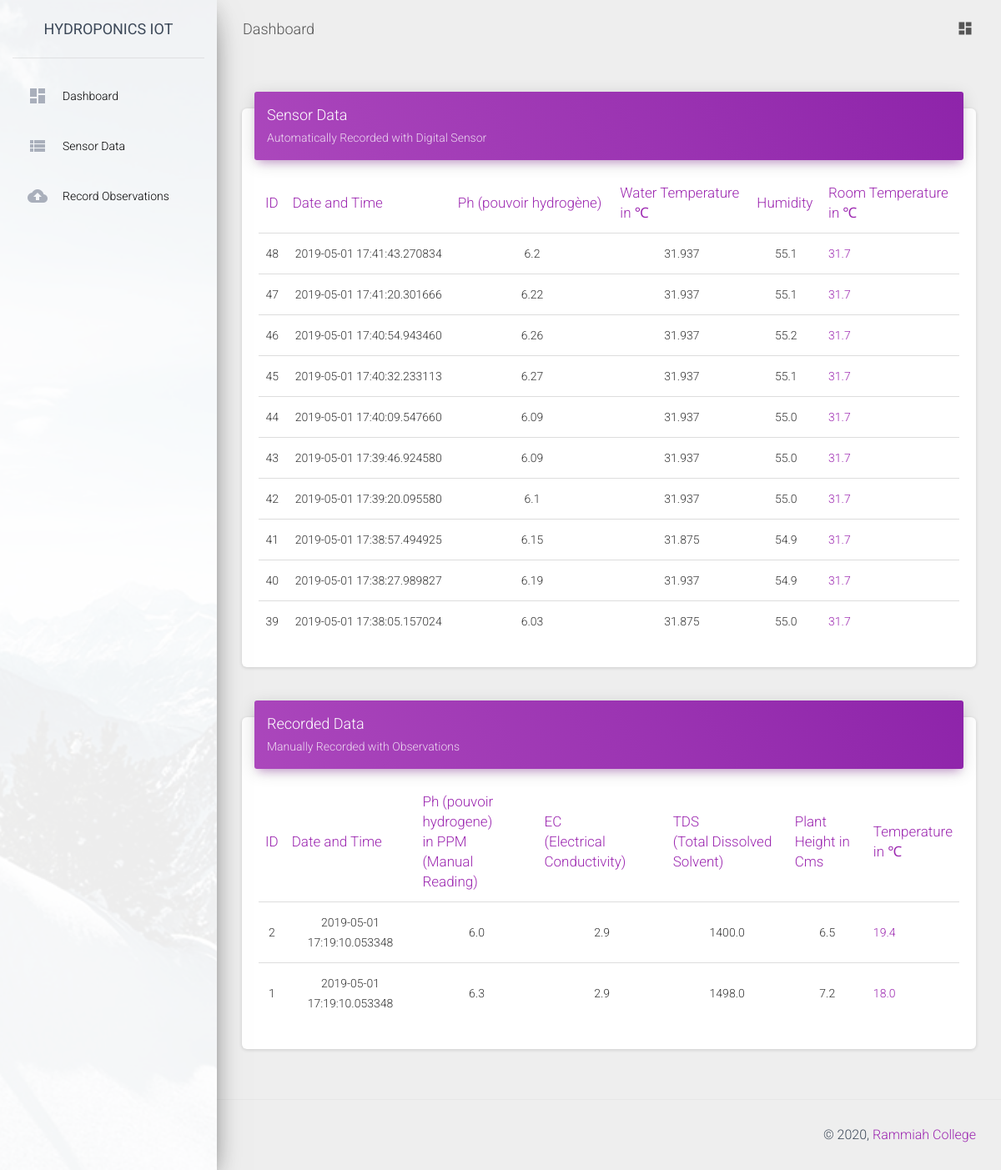
Page /dataintable on the committed database.
### main.py (models this page shows)
class autosensors(db.Model):
    id = db.Column(db.Integer, primary_key=True)
    datentime = db.Column(db.DateTime, default=datetime.datetime.now(pytz.timezone("Asia/Calcutta")))
    ph = db.Column(db.Float, nullable=True, default=0.00)
    water_temp = db.Column(db.Float, nullable=True, default=0.00)
    humidity = db.Column(db.Float, nullable=True, default=0.00)
    room_temp = db.Column(db.Float, nullable=True, default=0.00)

class manualobservations(db.Model):
    id = db.Column(db.Integer, primary_key=True)
    datentime = db.Column(db.DateTime, default=datetime.datetime.now(pytz.timezone("Asia/Calcutta")))
    ph_observation = db.Column(db.Float, nullable=True, default=0.00)
    ec_observation = db.Column(db.Float, nullable=True, default=0.00)
    tds_observation = db.Column(db.Float, nullable=True, default=0.00)
    plants_height = db.Column(db.Float, nullable=True, default=0.00)
    temperature = db.Column(db.Float, nullable=True, default=0.00)

### main.py (the view)
@app.route('/dataintable')
def showdata():
	autodata = autosensors.query.all()
	autodata.reverse()
	autodata = autodata[:10]
	manualdata = manualobservations.query.all()
	manualdata.reverse()
	manualdata = manualdata[:10]
	return render_template('tables.html',dataut=autodata,data=manualdata)

### templates/tables.html
{% extends "base.html" %}
{% block content %}
      <div class="content">
        <div class="container-fluid">
          <div class="row">
            <div class="col-md-12">
              <div class="card">
                <div class="card-header card-header-primary">
                  <h4 class="card-title ">Sensor Data</h4>
                  <p class="card-category">Automatically Recorded with Digital Sensor</p>
                </div>
                <div class="card-body">
                  <div class="table-responsive">
                    <table class="table">
                      <thead class=" text-primary">
                        <th align="center">ID</th>
                        <th align="center">Date and Time</th>
                        <th align="center">Ph (pouvoir hydrogène)</th>
                        <th align="center">Water Temperature </br> in &#8451;</th>
                        <th align="center">Humidity</th>
                        <th align="center">Room Temperature </br> in &#8451;</th>
                      </thead>
                      <tbody>
			{% for row in dataut %}
                        <tr>
                          <td align="center">{{ row.id }}</td>
                          <td align="center">{{ row.datentime }}</td>
                          <td align="center">{{ row.ph }}</td>
                          <td align="center">{{ row.water_temp }}</td>
                          <td align="center">{{ row.humidity }}</td>
                          <td class="text-primary">{{ row.room_temp }}</td>
                        </tr>
			{% endfor %}
                      </tbody>
                    </table>
                  </div>
                </div>
              </div>
            </div>
            <div class="col-md-12">
              <div class="card">
                <div class="card-header card-header-primary">
                  <h4 class="card-title ">Recorded Data</h4>
                  <p class="card-category">Manually Recorded with Observations</p>
                </div>
                <div class="card-body">
                  <div class="table-responsive">
                    <table class="table">
                      <thead class=" text-primary">
                        <th align="center">ID</th>
                        <th align="center">Date and Time</th>
                        <th align="center">Ph (pouvoir hydrogene)</br> in PPM </br> (Manual Reading)</th>
                        <th align="center">EC </br> (Electrical Conductivity)</th>
                        <th align="center">TDS </br> (Total Dissolved Solvent)</th>
                        <th align="center">Plant </br> Height in Cms</th>
                        <th align="center">Temperature </br> in &#8451;</th>
                      </thead>
                      <tbody>
                        {% for row in data %}
                        <tr>
                          <td align="center">{{ row.id }}</td>
                          <td align="center">{{ row.datentime }}</td>
                          <td align="center">{{ row.ph_observation }}</td>
                          <td align="center">{{ row.ec_observation }}</td>
                          <td align="center">{{ row.tds_observation }}</td>
                          <td align="center">{{ row.plants_height }}</td>
                          <td class="text-primary">{{ row.temperature }}</td>
                        </tr>
                        {% endfor %}
                      </tbody>
                    </table>
                  </div>
                </div>
              </div>
            </div>
          </div>
        </div>
      </div>
{% endblock %}

### templates/base.html (shortened to what this page needs)
<!DOCTYPE html>
<html lang="en">
<head>
  <link rel="stylesheet" href="https://maxcdn.bootstrapcdn.com/font-awesome/latest/css/font-awesome.min.css">
  <link href="../static/assets/css/material-dashboard.css?v=2.1.1" rel="stylesheet" />
  <link href="../static/assets/demo/demo.css" rel="stylesheet" />
</head>
<body class="">
  <div class="wrapper ">
    <div class="sidebar" data-color="purple" data-background-color="white" data-image="../static/assets/img/sidebar-1.jpg">
      <div class="logo">
        <a href="http://www.msrit.edu" class="simple-text logo-normal">
          Hydroponics IoT
        </a>
      </div>
      <div class="sidebar-wrapper">
        <ul class="nav">
          <li class="nav-item">
            <a class="nav-link" href="/">
              <i class="material-icons">dashboard</i>
              <p><font color="black">Dashboard</font></p>
            </a>
          </li>
          <li class="nav-item ">
            <a class="nav-link" href="/dataintable">
              <i class="material-icons">view_list</i>
              <p><font color="black">Sensor Data</font></p>
            </a>
          </li>
          <li class="nav-item ">
            <a class="nav-link" href="/recorddata">
              <i class="material-icons">cloud_upload</i>
              <p><font color="black">Record Observations</font></p>
            </a>
          </li>
        </ul>
      </div>
    </div>
        <div class="main-panel">
      <nav class="navbar navbar-expand-lg navbar-transparent navbar-absolute fixed-top ">
        <div class="container-fluid">
          <div class="navbar-wrapper">
            <a class="navbar-brand" href="/">Dashboard</a>
          </div>
          <div class="collapse navbar-collapse justify-content-end">
            <ul class="navbar-nav">
              <li class="nav-item">
                <a class="nav-link" href="/">
                  <i class="material-icons">dashboard</i>
                </a>
              </li>
            </ul>
          </div>
        </div>
      </nav>
      {% block content %}{% endblock %}
<footer class="footer">
        <div class="container-fluid">
          <div class="copyright float-right">
            &copy;
            ,
            <a href="https://www.msrit.edu" target="_blank">Rammiah College</a>
          </div>
        </div>
      </footer>
    </div>
  </div>
</body>
</html>

### rows in the picture
autosensors: id "48", datentime "2019-05-01 17:41:43.270834", ph "6.2", water_temp "31.937", humidity "55.1", room_temp "31.7"
autosensors: id "47", datentime "2019-05-01 17:41:20.301666", ph "6.22", water_temp "31.937", humidity "55.1", room_temp "31.7"
autosensors: id "46", datentime "2019-05-01 17:40:54.943460", ph "6.26", water_temp "31.937", humidity "55.2", room_temp "31.7"
autosensors: id "45", datentime "2019-05-01 17:40:32.233113", ph "6.27", water_temp "31.937", humidity "55.1", room_temp "31.7"
autosensors: id "44", datentime "2019-05-01 17:40:09.547660", ph "6.09", water_temp "31.937", humidity "55.0", room_temp "31.7"
autosensors: id "43", datentime "2019-05-01 17:39:46.924580", ph "6.09", water_temp "31.937", humidity "55.0", room_temp "31.7"
autosensors: id "42", datentime "2019-05-01 17:39:20.095580", ph "6.1", water_temp "31.937", humidity "55.0", room_temp "31.7"
autosensors: id "41", datentime "2019-05-01 17:38:57.494925", ph "6.15", water_temp "31.875", humidity "54.9", room_temp "31.7"
autosensors: id "40", datentime "2019-05-01 17:38:27.989827", ph "6.19", water_temp "31.937", humidity "54.9", room_temp "31.7"
autosensors: id "39", datentime "2019-05-01 17:38:05.157024", ph "6.03", water_temp "31.875", humidity "55.0", room_temp "31.7"
manualobservations: id "2", datentime "2019-05-01 17:19:10.053348", ph_observation "6.0", ec_observation "2.9", tds_observation "1400.0", plants_height "6.5", temperature "19.4"
manualobservations: id "1", datentime "2019-05-01 17:19:10.053348", ph_observation "6.3", ec_observation "2.9", tds_observation "1498.0", plants_height "7.2", temperature "18.0"
